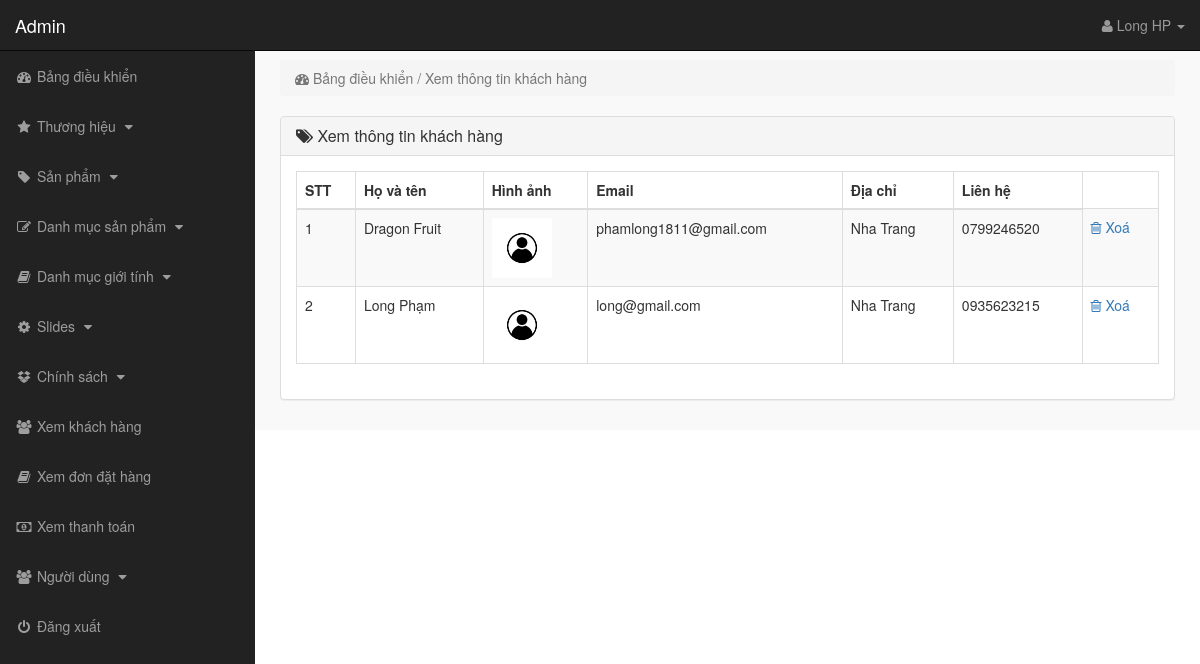
Page /admin_area/index.php?view_customers (signed in) on the committed database.
### tables this page shows
CREATE TABLE `customers` (
  `customer_id` int(10) NOT NULL,
  `customer_name` varchar(255) NOT NULL,
  `customer_email` varchar(255) NOT NULL,
  `customer_pass` varchar(255) NOT NULL,
  `customer_country` text NOT NULL,
  `customer_city` text NOT NULL,
  `customer_contact` varchar(255) NOT NULL,
  `customer_address` text NOT NULL,
  `customer_image` text NOT NULL,
  `customer_ip` varchar(100) NOT NULL
);

### admin_area/view_customers.php (the view)
<?php
if (!isset($_SESSION['admin_email'])) {
    echo "<script>window.open('login.php','_self')</script>";
} else {
?>
<div class="row">
    <div class="col-lg-12">
        <ol class="breadcrumb">
            <li class="active">
                <i class="fa fa-dashboard"></i> Bảng điều khiển / Xem thông tin khách hàng
            </li>
        </ol>
    </div>
</div>
<div class="row">
    <div class="col-lg-12">
        <div class="panel panel-default">
            <div class="panel-heading">
                <h3 class="panel-title">
                    <i class="fa fa-tags"></i> Xem thông tin khách hàng
                </h3>
            </div>
            <div class="panel-body">
                <div class="table-responsive">
                    <table class="table table-striped table-bordered table-hover">
                        <thead>
                            <tr>
                                <th> STT </th>
                                <th> Họ và tên </th>
                                <th> Hình ảnh </th>
                                <th> Email </th>
                                <th> Địa chỉ </th>
                                <th> Liên hệ </th>
                            </tr>
                        </thead>
                        <tbody>
                            <?php
                                $i = 0;
                                $get_c = "select * from customers";
                                $run_c = mysqli_query($conn, $get_c);
                                while ($row_c = mysqli_fetch_array($run_c)) {
                                    $c_id = $row_c['customer_id'];
                                    $c_name = $row_c['customer_name'];
                                    $c_img = $row_c['customer_image'];
                                    $c_email = $row_c['customer_email'];
                                    $c_address = $row_c['customer_address'];
                                    $c_contact = $row_c['customer_contact'];
                                    $i++;
                                ?>
                            <tr>
                                <td> <?php echo $i; ?> </td>
                                <td> <?php echo $c_name; ?> </td>
                                <td> <img src="../customer/customer_images/<?php echo $c_img; ?>" width="60"
                                        height="60"></td>
                                <td> <?php echo $c_email; ?> </td>
                                <td> <?php echo $c_address ?> </td>
                                <td> <?php echo $c_contact ?> </td>
                                <td>
                                    <a href="index.php?delete_customer=<?php echo $c_id; ?>">
                                        <i class="fa fa-trash-o"></i> Xoá
                                    </a>
                                </td>
                            </tr>
                            <?php } ?>
                        </tbody>
                    </table>
                </div>
            </div>
        </div>
    </div>
</div>
<?php } ?>

### admin_area/includes/sidebar.php (shortened to what this page needs)
<?php
if (!isset($_SESSION['admin_email'])) {
    echo "<script>window.open('login.php','_self')</script>";
} else {
?>
<nav class="navbar navbar-inverse navbar-fixed-top">
    <div class="navbar-header">
        <a href="index.php?dashboard" class="navbar-brand">Admin</a>
    </div>
    <ul class="nav navbar-right top-nav">
        <li class="dropdown">
            <a href="#" class="dropdown-toggle" data-toggle="dropdown">
                <i class="fa fa-user"></i> <?php echo $admin_name; ?> <b class="caret"></b>
            </a>
        </li>
    </ul>
    <div class="collapse navbar-collapse navbar-ex1-collapse">
        <ul class="nav navbar-nav side-nav">
            <li>
                <a href="index.php?dashboard">
                    <i class="fa fa-fw fa-dashboard"></i> Bảng điều khiển
                </a>
            </li>
            <li>
                <a href="#" data-toggle="collapse" data-target="#manufacturers">
                    <i class="fa fa-fw fa-star"></i> Thương hiệu
                    <i class="fa fa-fw fa-caret-down"></i>
                </a>
            </li>
            <li>
                <a href="#" data-toggle="collapse" data-target="#products">
                    <i class="fa fa-fw fa-tag"></i> Sản phẩm
                    <i class="fa fa-fw fa-caret-down"></i>
                </a>
            </li>
            <li>
                <a href="#" data-toggle="collapse" data-target="#p_cat">
                    <i class="fa fa-fw fa-edit"></i> Danh mục sản phẩm
                    <i class="fa fa-fw fa-caret-down"></i>
                </a>
            </li>
            <li>
                <a href="#" data-toggle="collapse" data-target="#cat">
                    <i class="fa fa-fw fa-book"></i> Danh mục giới tính
                    <i class="fa fa-fw fa-caret-down"></i>
                </a>
            </li>
            <li>
                <a href="#" data-toggle="collapse" data-target="#slides">
                    <i class="fa fa-fw fa-gear"></i> Slides
                    <i class="fa fa-fw fa-caret-down"></i>
                </a>
            </li>
            <li>
                <a href="#" data-toggle="collapse" data-target="#boxes">
                    <i class="fa fa-fw fa-dropbox"></i> Chính sách
                    <i class="fa fa-fw fa-caret-down"></i>
                </a>
            </li>
            <li>
                <a href="index.php?view_customers">
                    <i class="fa fa-fw fa-users"></i> Xem khách hàng
                </a>
            </li>
            <li>
                <a href="index.php?view_orders">
                    <i class="fa fa-fw fa-book"></i> Xem đơn đặt hàng
                </a>
            </li>
            <li>
                <a href="index.php?view_payments">
                    <i class="fa fa-fw fa-money"></i> Xem thanh toán
                </a>
            </li>
            <li>
                <a href="#" data-toggle="collapse" data-target="#users">
                    <i class="fa fa-fw fa-users"></i> Người dùng
                    <i class="fa fa-fw fa-caret-down"></i>
                </a>
            </li>
            <li>
                <a href="logout.php">
                    <i class="fa fa-fw fa-power-off"></i> Đăng xuất
                </a>
            </li>
        </ul>
    </div>
</nav>
<?php } ?>

### admin_area/css/style.css (style rules this page uses)
body { margin-top: 100px; }
@media (min-width: 768px) { body { margin-top: 50px; } }
.top-nav { padding: 0 15px; }
.top-nav>li { display: inline-block; }
.top-nav>li>a { color: #999999; line-height: 20px; padding-top: 15px; padding-bottom: 15px; }
@media (min-width: 768px) { .side-nav { position: fixed; top: 51px; bottom: 0; width: 255px; overflow-y: auto; overflow-x: hidden; background-color: #222222; padding-bottom: 40px; border-radius: 0; } }
@media (min-width: 768px) { .side-nav>li>a { width: 255px; } }
.panel-body { border-radius: 5px; }

### rows in the picture
customers: customer_name "Dragon Fruit", customer_image (picture), customer_email "phamlong1811@gmail.com", customer_address "Nha Trang", customer_contact "0799246520"
customers: customer_name "Long Phạm", customer_image (picture), customer_email "long@gmail.com", customer_address "Nha Trang", customer_contact "0935623215"

### other values in the picture
$admin_name "Long HP"
